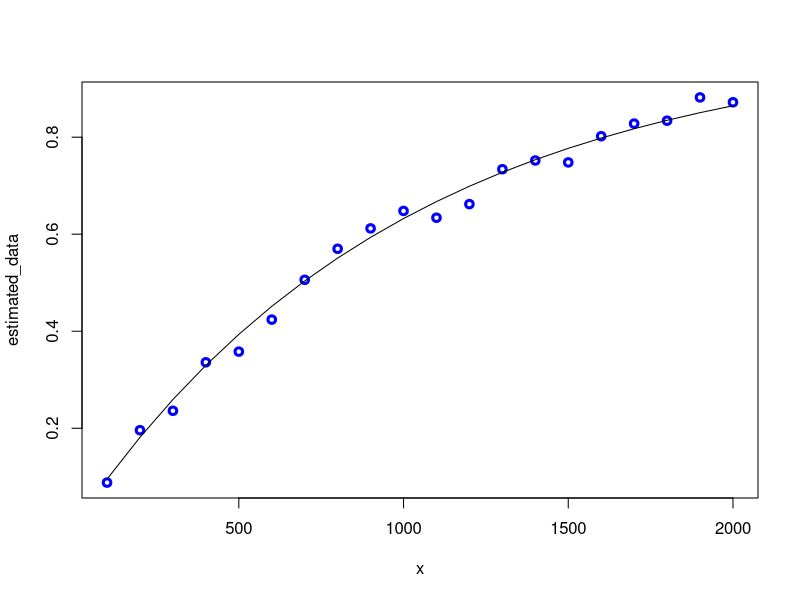

The R source for this figure: (Note: a time limit stopped this script after it produced the figure.)
## ---- chunk 1
TIN <- 20

# set.seed(TIN) TODO: uncomment
## ---- chunk 2
TLN <- paste("0", TIN, sep = "")
## ---- chunk 3
P = matrix(c(
  0.9, 0.1, 0.0, 0.0,
  0.8, 0.1, 0.1, 0.0,
  0.9, 0.0, 0.0, 0.1,
  0.8, 0.1, 0.1, 0), nrow=4, byrow=T)

calculate_by_eigenvector <- function (probs) {
  left_eigenvector <- eigen(t(probs))$vectors[,1]
  return (sapply(left_eigenvector / sum(left_eigenvector), Re))
}

calculate_by_matrix_multiplication <- function (probs) {
  return ((probs %*% probs %*% probs %*% probs)[1, ])
}

cat("Transition probabilities (eigenvectors): ", calculate_by_eigenvector(P), "\n")
cat("Transition probabilities (matrices): ", calculate_by_matrix_multiplication(P))

## ---- chunk 4
estimate_probability <- Vectorize(function (m, n) {
  sample_data <- apply(
    replicate(m, sample(0:9, n, replace = T)), 2,
    function(x) grepl(TLN, paste(x, collapse = "")))
  return (length(sample_data[sample_data == TRUE]) / length(sample_data))
})

theoretical_probability <- function (n) 1 - ((1 - 0.001) ^ n)
# 0.001 is the limiting probability of the state 4
## ---- chunk 5
x <- seq(100, 2000, by = 100)
estimated_data = estimate_probability(500, x)
theoretical_data = theoretical_probability(x)
## ---- chunk 6
plot(
  x,
  estimated_data, col ="blue", lwd = 3)
lines(
  x,
  theoretical_data)
## ---- chunk 7
x <- seq(500, 1000, by = 100)
n <- 1000
m <- 100
estimated_data = apply(replicate(m, estimate_probability(x, n) - theoretical_probability(n)), 1, function (x) quantile(x, .95))
plot(
  x,
  estimated_data, col ="blue", lwd = 3, type="l")
abline(h = 0.03, col = "darkgreen")
## ---- chunk 8
N <- 1000
n <- 1000
m <- 100
hist(
  replicate(m, abs(estimate_probability(N, n) - theoretical_probability(n))),
  main = "Absolute error histogram",
  xlab = "Absolute error")
## ---- chunk 9
calculate_length <- Vectorize(function() {
  values <- vector()
  length <- 0
  while (paste(values, collapse = "") != TLN) {
    values <- tail(append(values, sample(0:9, 1)), nchar(TLN))
    length <- length + 1
  }
  return (length)
})

data <- replicate(100, calculate_length())
mean(data)
## ---- chunk 10
var(data) / 5
## ---- chunk 11
theta <- TIN / 10
m <- 500
x <- seq(100, 500, by=100)

estimate_method_1 <- function(data, alpha) {
  n <- length(data)
  mu = sum(data) / n
  start = (2 * n * mu) / (qchisq(df = 2 * n, p = 1 - alpha / 2))
  end = (2 * n * mu) / (qchisq(df = 2 * n, p = alpha / 2))
  bounds <- c(start, end)
  return (bounds)
}

estimate_method_2 <- function(data, alpha) {
  n <- length(data)
  mu = sum(data)/n
  start = mu - (theta * qnorm(1 - alpha/2))/sqrt(n)
  end = mu + (theta * qnorm(1 - alpha/2))/sqrt(n)
  return (c(start, end))
}

estimate_method_3 <- function(data, alpha) {
  
}

estimate_method_4 <- function(data, alpha){
}

calculate_percentage <- function(n, alpha, method) {
  func <- function (data) method(data, alpha)
  sample_data <- apply(matrix(rexp(n * m, 1 / theta), nrow = m), 1, func)
  return (length(sample_data[,sample_data[1,] < theta & theta < sample_data[2,]]) / length(sample_data))
}

plot_method <- function(n, alpha, method) {
  func <- Vectorize(function (n) calculate_percentage(n, alpha, method))
  plot(
    x,
    func(x),
    type = "l"
  )
}

plot_all <- function (method) {
  plot_method(x, .1, method)
  plot_method(x, .05, method)
  plot_method(x, .01, method)
}
## ---- chunk 12
plot_all(estimate_method_1)
## ---- chunk 13
plot_all(estimate_method_2)
